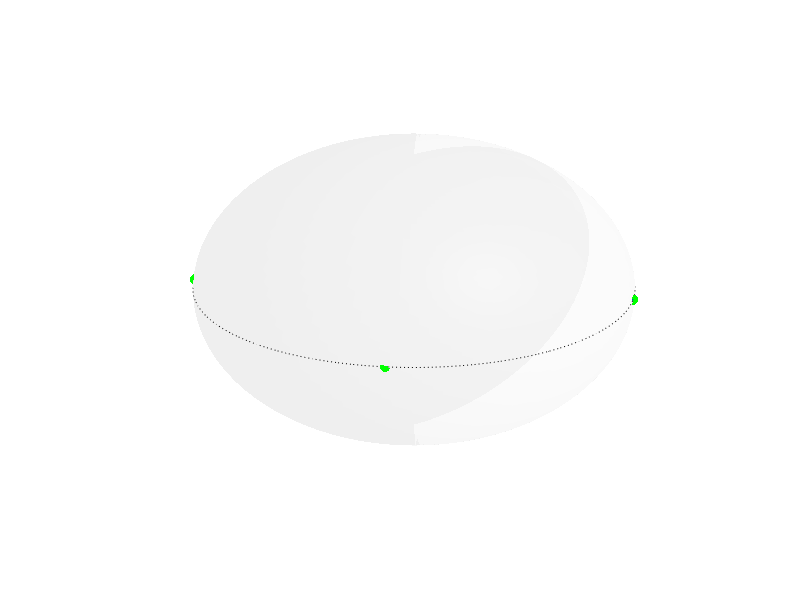

MATLAB code to generate this figure:
[x, y, z] = sphere(128);
h = surfl(x, y, z);
hold on
colormap('gray')
set(h, 'FaceAlpha', 0.05)
axis off
shading interp
r = 1;
th = 0:pi/50:2*pi;
xunit = r * cos(th);
yunit = r * sin(th);
h = plot(xunit, yunit, 'k:');
plot([-1, 1], [0, 0], 'k:');
plot([0, 0], [-1, 1], 'k:');
plot3([0, 0], [0, 0], [-1, 1], 'k:');

%% Points
plot3(sqrt(2)/2, sqrt(2)/2, 0, 'ko', 'MarkerSize', 7.5, 'MarkerFaceColor', 'green', ...
    'MarkerEdgeColor', 'none');
plot3(-sqrt(2)/2, sqrt(2)/2, 0, 'ko', 'MarkerSize', 7.5, 'MarkerFaceColor', 'green', ...
    'MarkerEdgeColor', 'none');
plot3(-sqrt(2)/2, -sqrt(2)/2, 0, 'ko', 'MarkerSize', 7.5, 'MarkerFaceColor', 'green', ...
    'MarkerEdgeColor', 'none');
plot3(sqrt(2)/2, -sqrt(2)/2, 0, 'ko', 'MarkerSize', 7.5, 'MarkerFaceColor', 'green', ...
    'MarkerEdgeColor', 'none');

%% Connecting lines
plot([sqrt(2)/2, -sqrt(2)/2], [sqrt(2)/2, -sqrt(2)/2], 'b');
plot([-sqrt(2)/2, sqrt(2)/2], [sqrt(2)/2, -sqrt(2)/2], 'b');
plot([sqrt(2)/2, sqrt(2)/2], [sqrt(2)/2, -sqrt(2)/2], 'b');
plot([-sqrt(2)/2, sqrt(2)/2], [sqrt(2)/2, sqrt(2)/2], 'b');
plot([-sqrt(2)/2, -sqrt(2)/2], [sqrt(2)/2, -sqrt(2)/2], 'b');
plot([-sqrt(2)/2, sqrt(2)/2], [-sqrt(2)/2, -sqrt(2)/2], 'b');
exportgraphics(gca, '../../gfx/ch-groundStateSymmetries/BN-Majorana.pdf')